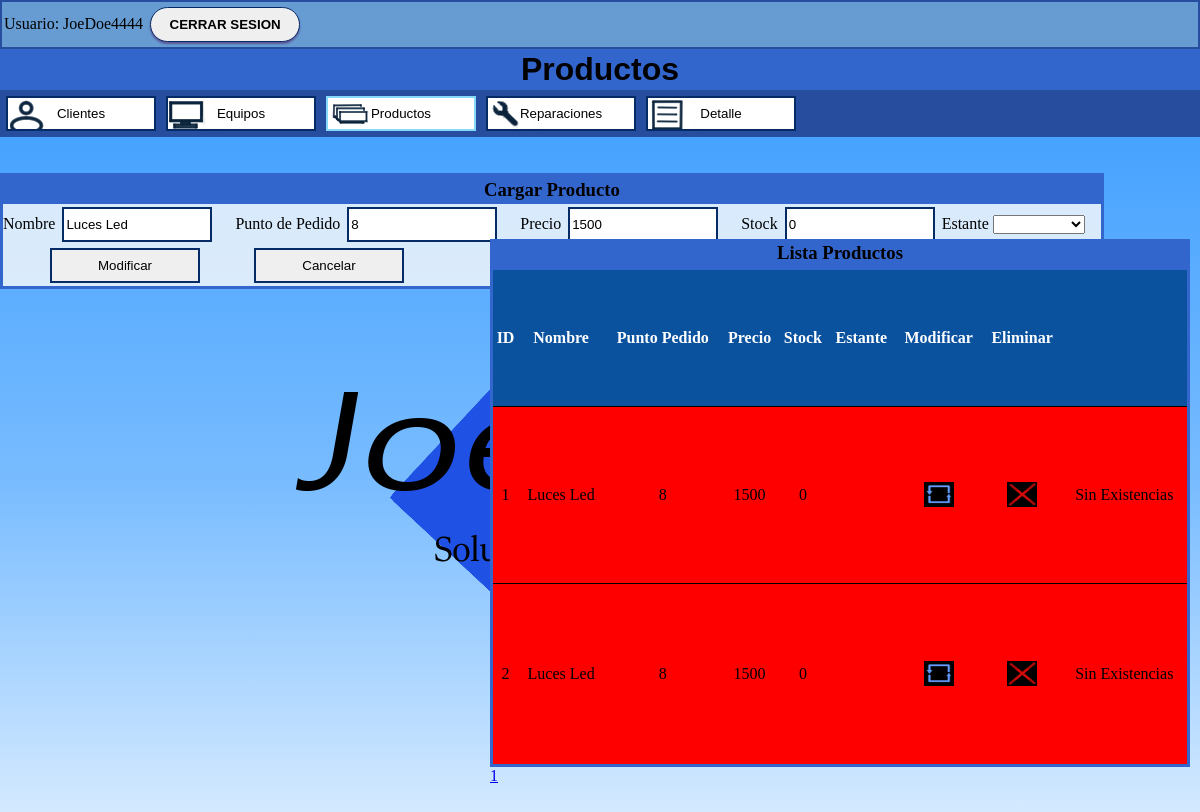
Screenshot of /menuProductos.php?mod=2 (signed in) with the database file from the repository.
### tables this page shows
CREATE TABLE `productos` (
  `ID` int(11) NOT NULL,
  `Nombre` varchar(35) NOT NULL,
  `Punto_Pedido` int(2) NOT NULL,
  `Precio` float NOT NULL,
  `Stock` int(11) NOT NULL
);

### menuProductos.php (the view, shortened to what this page needs)
<?php
	$link = conectarse();
	if (isset($_GET['mod'])) {
		$id = $_GET['mod'];
		$sql="select * from productos where ID=$id";
		$resultado=$link->prepare($sql);
		$resultado -> execute();
		$acambiar = $resultado->fetch(PDO::FETCH_NUM);
	}
    $tam_pag=10;
    if(isset($_GET["Pagina"]))
	{
		if($_GET["Pagina"]==1)
		{
			header("Location:menuProductos.php");
		}else
        {
            $pagina=$_GET["Pagina"];
        }
	}else{
		$pagina=1;
	}
	$empezar_desde=($pagina-1)*$tam_pag;
	$sql_total="Select * from productos";
	$resultado= $link->prepare($sql_total);
	$resultado->execute(array());
	$num_filas=$resultado->rowCount();
	$total_paginas=ceil($num_filas/$tam_pag);
?>
<html>
<head>
	<link rel="stylesheet" type="text/css" href="miEstiloA.css">
</head>
<body>
	<h1 id="titulo"> Productos </h1>
	<nav>
			<input id="Cliente" type='button' value='Clientes' onClick='location="menuCliente.php"'  />
			<input id="Equipo" type='button' value='Equipos' onClick='location="menuEquipos.php"'  />
			<input class="acitvado" id="Producto" type='button' value='Productos' onClick='location="menuPrincipal.php"'  />
			<input id="Reparacion" type='button' value='Reparaciones' onClick='location="menuReparaciones.php"'  />
            <input id="Detalle" type='button' value='Detalle' onClick='location="Detalle.php"' />
	</nav>
	<br></br>
	<section>
	<?php
	echo "<body>";
	echo "<Div>";
	?>
		<h3> Cargar Producto </h3>
		<form action="menuProductos.php" method="post">
		Nombre <input type="text" name="name"
		value="<?php if(isset($_GET['mod'])) echo $acambiar[1]; else echo''; ?>"
		placeholder="Elemento" autofocus required maxlength ="35"> </input>
		&nbsp;&nbsp;&nbsp;
		Punto de Pedido <input type="text" name="puntopedido"
		value="<?php if(isset($_GET['mod'])) echo $acambiar[2]; else echo''; ?>" placeholder="0" required maxlength ="2"> </input>
		&nbsp;&nbsp;&nbsp;
		Precio <input type="text" name="precio"
		value="<?php if(isset($_GET['mod'])) echo $acambiar[3]; else echo''; ?>"
		placeholder="000000" required maxlength ="6"> </input>
		&nbsp;&nbsp;&nbsp;
		Stock <input type="text" name="stock"
		value="<?php if(isset($_GET['mod'])) echo $acambiar[4]; else echo''; ?>"
		placeholder="000" required maxlength ="11" > </input>
		Estante
		<select name="estante" required>
		<?php
        if(isset($_GET['mod'])){
            echo "<option value='".$acambiar[5]."' selected>".$acambiar[5]."</option>";
        }
        ?>
		<option value="A"> A </option>
		</select>
		&nbsp;&nbsp;&nbsp; <br>
		<input type="submit" name="<?php if(isset($_GET['mod'])) echo 'actualizar'; else echo 'insertar';?>"
		value="<?php if(isset($_GET['mod'])) echo 'Modificar'; else echo 'Crear';?>">
		<input type="button" name="cancelar" value="Cancelar" onClick="window.location.href = 'menuProductos.php'">
		</form>
	</section>
	<?php
	echo "<br></br>";
	echo "<section id='tabla'>";
	echo "<h3> Lista Productos </h3>";
	$sql = "select * from productos limit $empezar_desde, $tam_pag";
	$resultado = $link->prepare($sql);
	$resultado -> execute();
	if ( !($fila = $resultado->fetch(PDO::FETCH_NUM)) ) echo "<h3>Sin Productos</h3>";
	else {	echo "<table>";
			echo '<tr id="tabhead">';
			echo "<th>ID</th>";
			echo "<th>Nombre</th>";
			echo "<th>Punto Pedido</th>";
			echo "<th>Precio</th>";
			echo "<th>Stock</th>";
            echo "<th>Estante</th>";
			echo "<th>Modificar</th>";
			echo "<th>Eliminar</th>";
			echo "<td></td>";
			echo "</tr>";
				if($fila[4] == 0)
				{
					echo "<tr style='background-color:red'>";
					echo "<td>$fila[0]</td>";
					echo "<td>$fila[1]</td>";
					echo "<td>$fila[2]</td>";
					echo "<td>$fila[3]</td>";
					echo "<td>$fila[4]</td>";
					echo "<td>$fila[5]</td>";
					echo		"<td><center><a href='menuProductos.php?mod=".$fila['0']."'><img src='Upd2.jpeg' width='30' height='25'></a></center></td>";
					echo		"<td><center><a href=\"javascript:preguntar('".$fila['0']."')\"><img src='Spr2.jpeg' width='30' height='25'></a></center></td>";
					echo "<td>Sin Existencias</td>";
					echo "</tr>";
						}
			while ( $fila = $resultado->fetch(PDO::FETCH_NUM) ) {
				if($fila[4] == 0)
				{
					echo "<tr style='background-color:red'>";
					echo "<td>$fila[0]</td>";
					echo "<td>$fila[1]</td>";
					echo "<td>$fila[2]</td>";
					echo "<td>$fila[3]</td>";
					echo "<td>$fila[4]</td>";
					echo "<td>$fila[5]</td>";
					echo		"<td><center><a href='menuProductos.php?mod=".$fila['0']."'><img src='Upd2.jpeg' width='30' height='25'></a></center></td>";
					echo		"<td><center><a href=\"javascript:preguntar('".$fila['0']."')\"><img src='Spr2.jpeg' width='30' height='25'></a></center></td>";
					echo "<td>Sin Existencias</td>";
					echo "</tr>";
					}
			}
			echo "</table>";
			for($i=1; $i<=$total_paginas; $i++){
                echo "<a href='?Pagina=" . $i . "'>" . $i . "</a>";
            }
			echo "</section>";
	}
?>
<?php
	echo "<br></br>";
?>
</body>
</html>

### miEstiloA.css (style rules this page uses)
* { margin:0px; }
body { background-image: url(Logo.png),linear-gradient(#39F,#79BCFF,#FFF); background-repeat: no-repeat; background-attachment: fixed; background-position:center; }
h1 { padding: 2px; background-color:#36C; font-family:Georgia, Helvetica, serif; display:flex; justify-content:center; align-items: center; }
h3 { margin: 0; padding: 0; background-color:#36C; display: flex; justify-content: center; align-items: center; border: 3px solid #36C; }
nav { background-color:#274E9E; padding: 3px; }
section { padding: 0px; position:absolute; box-shadow: inset 0 0 0 1000px rgba(250,250,250,0.8); border:3px solid #36C; }
table { padding:25px; border: 3px solid #36C; text-align:center; border-collapse: collapse; width: 700px; height: 500px; background:#FFF; }
#tabhead { background-color: #0A519E; color: #ffffff; text-align:center }
table tbody tr { border-bottom: 1px solid #000; }
#tabla { padding:30px; position: absolute; right: -20px; width: 700px; height: 700px; border:unset; background:unset; box-shadow:unset; }
input { width: 150px; height: 35px; margin: 3px; border:2.5px solid #052B67; }
.acitvado { border:2.5px solid #86D9F9; }
#Cliente { background-image:url(Cliente.png); }
#Equipo { background-image:url(Equipo.png); }
#Producto { background-image:url(Producto.png); }
#Reparacion { background-image:url(Reparacion.png); }
#Detalle { background-image:url(Detalle.png); }

### rows the page displays
productos: name "Luces Led", puntopedido "8", precio "1500", stock "0", ID "2", Nombre "Luces Led", Punto_Pedido "8", Precio "1500", Stock "0"
productos: ID "1", Nombre "Luces Led", Punto_Pedido "8", Precio "1500", Stock "0"

### other values shown
$_SESSION["usu"] "JoeDoe4444"
